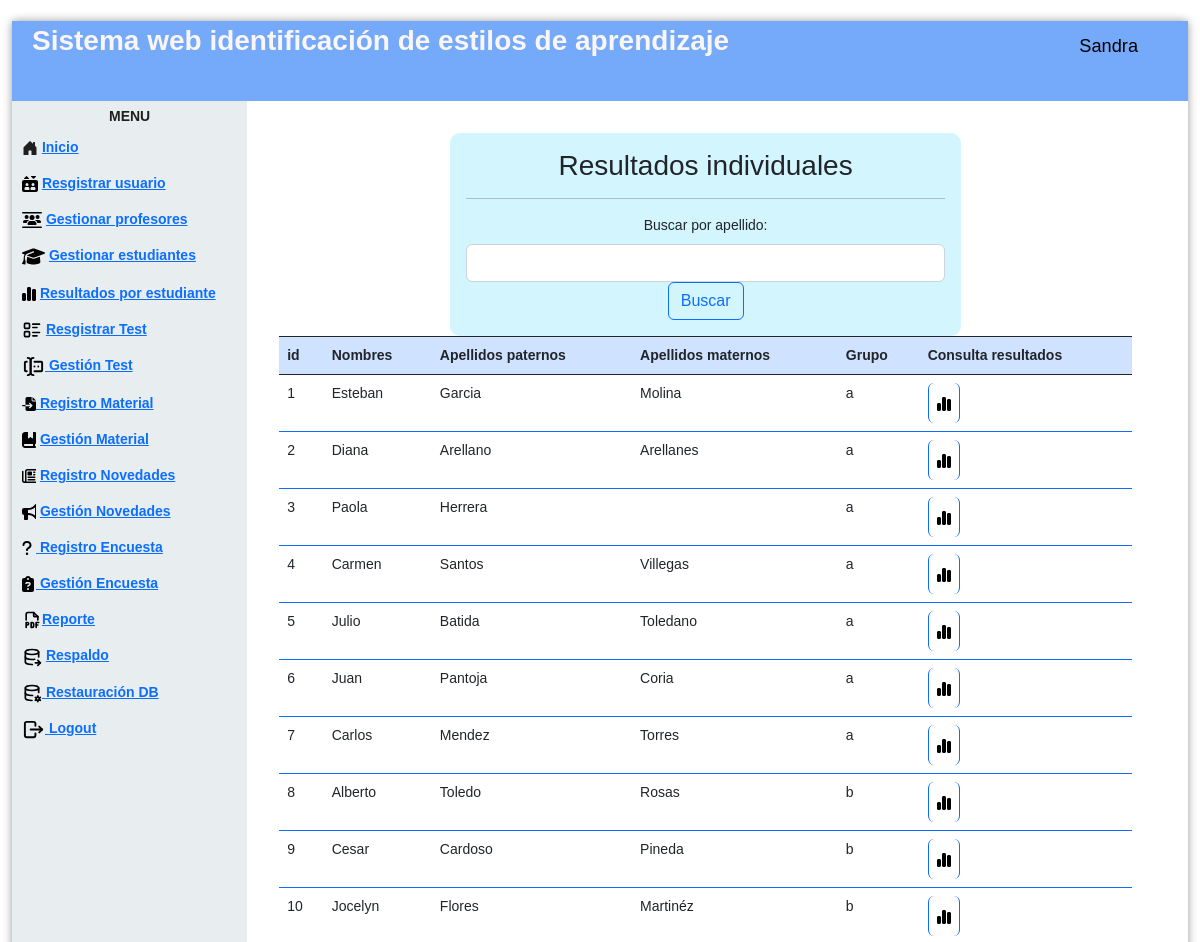
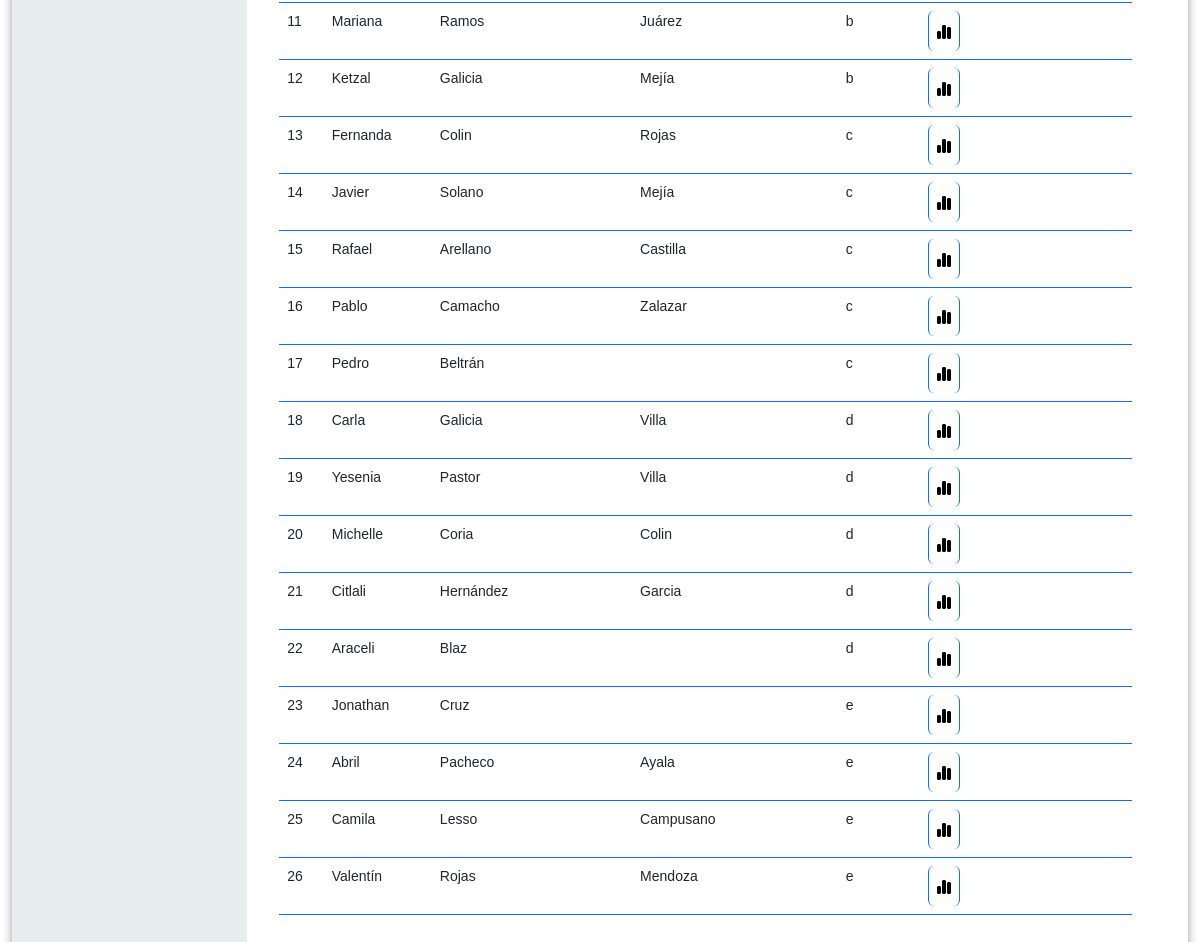
/estudiantesGraficas.php (signed in), run on the app's committed database (2 pictures, top to bottom).
### tables this page shows
CREATE TABLE `estudiante` (
  `idEstudiante` int(11) NOT NULL,
  `nombre` varchar(45) NOT NULL,
  `apellidoPaterno` varchar(45) NOT NULL,
  `apellidoMaterno` varchar(45) DEFAULT NULL,
  `fechaNaci` date NOT NULL,
  `genero` varchar(5) NOT NULL,
  `correo` varchar(45) NOT NULL,
  `contraseña` varchar(100) NOT NULL,
  `grupo` varchar(1) NOT NULL
);

### estudiantesGraficas.php (the view, shortened to what this page needs)
<!DOCTYPE html>
<html lang="en">
   <head>
      <link href="https://cdn.jsdelivr.net/npm/bootstrap@5.2.2/dist/css/bootstrap.min.css" rel="stylesheet">
      <link href='css/nav.css' rel='stylesheet' type='text/css'>
      <link href='css/formulario.css' rel='stylesheet' type='text/css'>
   </head>
   <body>
      <div class="page">
         <div class="pageHeader">
            <div class="title">Sistema web identificación de estilos de aprendizaje</div>
            <div class="userPanel"><span class="username" style="color:#000000";><i class="fa-solid fa-user-large"></i></svg>
               <?php   echo  $_SESSION["nombre"];
                  ?></span>
            </div>
         </div>
         <div class="main">
            <div class="nav">
               <div class="menu">
                  <div class="title">
                     <center>Menu</center>
                  </div>
                  <ul>
                     <li>
                        <a href="controlador/loginrol.php"> Inicio
                        <a>
                     </li>
                     <li>
                     <a href="registroUs.php"> Resgistrar usuario<a></li>
                     <li>
                     <a href="gestionPr.php">Gestionar profesores<a></li>
                     <li>
                     <a href="gestionEs.php"> Gestionar estudiantes<a></li>
                     <li>
                     <a href="estudiantesGraficas.php">Resultados por estudiante<a></li>
                     <li>   <a href="registroPregunta.php"> Resgistrar Test<a></li>
                     <li><a href="gestionPreguntas.php"> Gestión Test<a></li>
                     <li>
                     <a href="registroMaterial.php"> Registro Material<a>
                     </li>
                     <li> <a href="gestionMaterial.php">  Gestión Material<a> </li>
                     <li> <a href="registroNovedadAdmin.php"> Registro Novedades<a></li>
                     <li> <a href="gestionNovedadesAdmin.php"> Gestión Novedades<a></li>
                     <li><a href="registroEncuestaA.php"> Registro Encuesta<a></li>
                     <li><a href="gestionEncuestaA.php"> Gestión Encuesta<a></li>
                     <li><a href="formularioReporteA.php">Reporte<a></li>
                     <li> <a href="generaR.php"> Respaldo<a></li>
                     <li><a href="respaldo"> Restauración DB<a></li>
                     <li><a href="controlador/cerrarsesion.php"> Logout<a></li>
                  </ul>
               </div>
            </div>
            <div class="view col-12 p-3 ">
            <div class="container-fluid row">
            <div class="col-12 p-3">
            <form action="" method="get" class="col-10 p-3 m-auto formulario">
            <h3>Resultados individuales</h3>
            <hr    color="#000000";>
            <label for="buscarNombre" class="form-label">Buscar por apellido:</label>
            <input type="text" class="form-control" id="buscarNombre" name="buscarNombre">
            <button type="submit" class="btn btn-outline-primary">Buscar</button>
            </form>
            <?php
               include "modelo/conexion.php";
               $filtroNombre = isset($_GET['buscarNombre']) ? $_GET['buscarNombre'] : '';
               if (!empty($filtroNombre)) {
                 $sql = $conexion->query("SELECT * FROM estudiante WHERE apellidoPaterno LIKE '%$filtroNombre%'");
               } else {
                 $sql = $conexion->query("SELECT * FROM estudiante");
               }
               ?>
            <table class="table">
            <thead class="table bg-light text-dark table-striped table-bordered border-dark table-primary">
            <tr>
            <th scope="col">id</th>
            <th scope="col">Nombres</th>
            <th scope="col">Apellidos paternos</th>
            <th scope="col">Apellidos maternos</th>
            <th scope="col">Grupo</th>
            <th scope="col">Consulta resultados</th>
            </tr>
            </thead>
            <tbody class="table table table-striped table-hover table-bordered border-primary">
            <?php
               while($datos=$sql->fetch_object()){?>
            <tr>
            <td><?= $datos->idEstudiante ?></td>
            <td><?= $datos->nombre ?></td>
            <td><?= $datos->apellidoPaterno ?></td>
            <td><?= $datos->apellidoMaterno ?></td>
            <td><?= $datos->grupo ?></td>
            <td>
            <a href="resultadoAlumno.php?id=<?= $datos->idEstudiante ?>" class="btn btn-small btn btn-primary">
            </a>
            </td>
            </tr>
            <?php }
               ?>
            </tbody>
            </table>
            </div>
            </div>
            </div>
         </div>
      </div>
   </body>
</html>

### css/nav.css (style rules this page uses)
html { background-image: url(http://www.ultraimg.com/images/2UeGfhZ.jpg); }
body { padding: 0px; margin: 0px; font-family: "Open Sans"; font-size: 14px; }
.page { position: absolute; width: 98%; height: 98%; left: 1%; top: 1%; background-color: rgba(255, 255, 255, 0.7); -moz-border-radius: 4px; -webkit-border-radius: 4px; border-radius: 4px; -moz-box-shadow: 0 0 10px 0 rgba(0, 0, 0, 0.4); -webkit-box-shadow: 0 0 10px 0 rgba(0, 0, 0, 0.4); box-shadow: 0 0 10px 0 rgba(0, 0, 0, 0.4); }
.pageHeader { width: 100%; height: 80px; line-height: 50px; background-color: #75a9f9; color: rgb(250, 246, 246); -moz-box-sizing: border-box; -webkit-box-sizing: border-box; box-sizing: border-box; padding: 5px 20px; vertical-align: middle; }
.pageHeader .title { width: 70%; float: left; line-height: 30px; font-size: 2em; font-weight: 700; }
.pageHeader .userPanel { width: 30%; float: right; }
.pageHeader .userPanel .username { float: right; line-height: 40px; padding: 0px 20px; font-weight: 400; font-size: 1.3em; color:#201f1f; }
.main { position: relative; width: 100%; height: 100%; clear: both; background-color: white; }
.main .nav { width: 20%; height: 100%; float: left; background-color: rgba(227, 234, 235, 0.8); }
.main .nav .menu { width: 100%; margin: 5px; color: #201f1f; }
.main .nav .menu .title { font-weight: 700; font-size: 1em; text-transform: uppercase; }
.main .nav .menu ul { padding-left: 0px; }
.main .nav .menu ul li { cursor: pointer; list-style: none; margin: 5px 0px; padding: 5px 0px; font-weight: 600; margin-right: 10px; padding-left: 5px; -moz-border-radius: 4px; -webkit-border-radius: 4px; border-radius: 4px; transition: 0.25s all; }
.main .view { position: relative; overflow: hidden; }
.main .view ,img { float: right; padding-top: 3%; width: 80%; }
.view ,table { align-items: center; }

### css/formulario.css (style rules this page uses)
* { transition: .4s; box-sizing: border-box; font-family: 'arial'; }
body { background: rgba(255, 255, 255, 0.8); }
.formulario { width: 60%; margin: auto; text-align: center; background: #4dd7fa3f; padding-top: 30px; border-radius: 10px; }

### data on the page
estudiante: idEstudiante "1", nombre "Esteban", apellidoPaterno "Garcia", apellidoMaterno "Molina", grupo "a"
estudiante: idEstudiante "2", nombre "Diana", apellidoPaterno "Arellano", apellidoMaterno "Arellanes", grupo "a"
estudiante: idEstudiante "3", nombre "Paola", apellidoPaterno "Herrera", grupo "a"
estudiante: idEstudiante "4", nombre "Carmen", apellidoPaterno "Santos", apellidoMaterno "Villegas", grupo "a"
estudiante: idEstudiante "5", nombre "Julio", apellidoPaterno "Batida", apellidoMaterno "Toledano", grupo "a"
estudiante: idEstudiante "6", nombre "Juan", apellidoPaterno "Pantoja", apellidoMaterno "Coria", grupo "a"
estudiante: idEstudiante "7", nombre "Carlos", apellidoPaterno "Mendez", apellidoMaterno "Torres", grupo "a"
estudiante: idEstudiante "8", nombre "Alberto", apellidoPaterno "Toledo", apellidoMaterno "Rosas", grupo "b"
estudiante: idEstudiante "9", nombre "Cesar", apellidoPaterno "Cardoso", apellidoMaterno "Pineda", grupo "b"
estudiante: idEstudiante "10", nombre "Jocelyn", apellidoPaterno "Flores", apellidoMaterno "Martinéz", grupo "b"
estudiante: idEstudiante "11", nombre "Mariana", apellidoPaterno "Ramos", apellidoMaterno "Juárez", grupo "b"
estudiante: idEstudiante "12", nombre "Ketzal", apellidoPaterno "Galicia", apellidoMaterno "Mejía", grupo "b"
estudiante: idEstudiante "13", nombre "Fernanda", apellidoPaterno "Colin", apellidoMaterno "Rojas", grupo "c"
estudiante: idEstudiante "14", nombre "Javier", apellidoPaterno "Solano", apellidoMaterno "Mejía", grupo "c"
estudiante: idEstudiante "15", nombre "Rafael", apellidoPaterno "Arellano", apellidoMaterno "Castilla", grupo "c"
estudiante: idEstudiante "16", nombre "Pablo", apellidoPaterno "Camacho", apellidoMaterno "Zalazar", grupo "c"
estudiante: idEstudiante "17", nombre "Pedro", apellidoPaterno "Beltrán", grupo "c"
estudiante: idEstudiante "18", nombre "Carla", apellidoPaterno "Galicia", apellidoMaterno "Villa", grupo "d"
estudiante: idEstudiante "19", nombre "Yesenia", apellidoPaterno "Pastor", apellidoMaterno "Villa", grupo "d"
estudiante: idEstudiante "20", nombre "Michelle", apellidoPaterno "Coria", apellidoMaterno "Colin", grupo "d"
estudiante: idEstudiante "21", nombre "Citlali", apellidoPaterno "Hernández", apellidoMaterno "Garcia", grupo "d"
estudiante: idEstudiante "22", nombre "Araceli", apellidoPaterno "Blaz", grupo "d"
estudiante: idEstudiante "23", nombre "Jonathan", apellidoPaterno "Cruz", grupo "e"
estudiante: idEstudiante "24", nombre "Abril", apellidoPaterno "Pacheco", apellidoMaterno "Ayala", grupo "e"
estudiante: idEstudiante "25", nombre "Camila", apellidoPaterno "Lesso", apellidoMaterno "Campusano", grupo "e"
estudiante: idEstudiante "26", nombre "Valentín", apellidoPaterno "Rojas", apellidoMaterno "Mendoza", grupo "e"

### other printed values
$_SESSION["nombre"] "Sandra"
